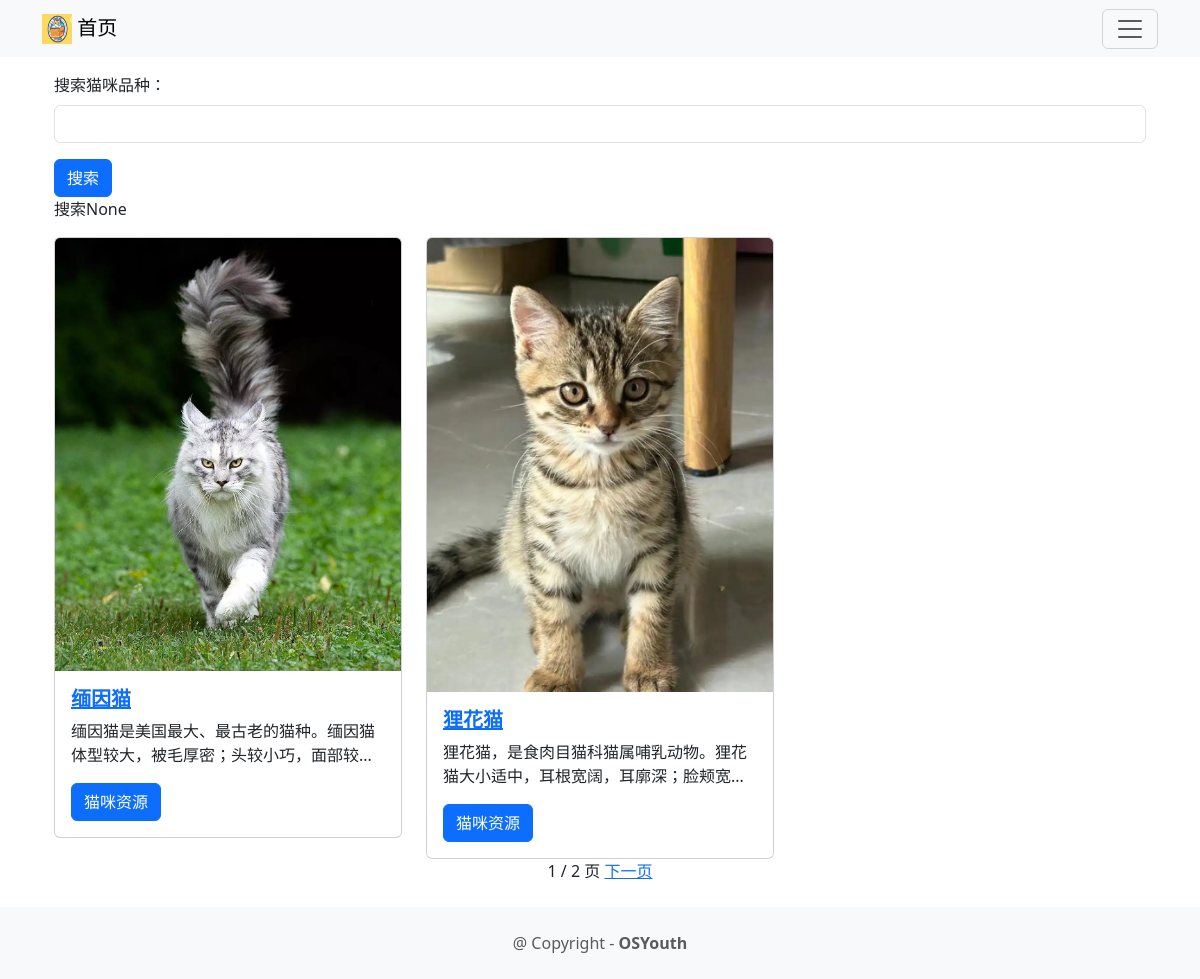
The page /cat/cathome on the database its author committed.
### cat/models.py (models this page shows, shortened)
class Cat(models.Model):
    image = models.ImageField(upload_to='cat/images/', verbose_name='猫咪照片')
    title=models.CharField(max_length=100,verbose_name='猫咪品种')
    price = models.CharField(max_length=100,null=True, verbose_name='猫咪价格')
    description=models.CharField(max_length=250,verbose_name='猫咪简介')
    url=models.URLField(blank=True,verbose_name='猫猫资源')
    class Meta:
        verbose_name='猫咪'
        verbose_name_plural = verbose_name

### cat/views.py (the view)
# urls.py: path("cathome", views.cathome, name='cathome'),
def cathome(request):
    searchTerm=request.GET.get('searchCat')
    if searchTerm:
        cat_list=Cat.objects.filter(title=searchTerm)
    else:
        cat_list=Cat.objects.all()
    paginator=Paginator(cat_list,2)
    page_number=request.GET.get('page',1)
    cats=paginator.page(page_number)
    return render(request,'cathome.html',{'searchTerm':searchTerm,'cats':cats})

### cat/templates/cathome.html (shortened to what this page needs)
{% extends 'base.html' %}
{% block content %}
<div class="container">
    <form action="">
        <div class="mb-3">
            <label class="form-label">搜索猫咪品种：</label>
            <input type="text" name="searchCat" class="form-control" />
        </div>
        <div class="col-12">
            <button type="submit" class="btn btn-primary" >搜索</button>
        </div>
    </form>
    <p>搜索{{searchTerm}}</p>
    <div class="row row-cols-1 row-cols-md-3 g-4">
        {% for cat in cats %}
        <div v-for="cat in cats" class="col">
        <div class="card">
        <img class="card-img-top" src="{{cat.image.url}}" />
        <div class="card-body">
        <a href="{% url 'catdetail' cat.id %}">
        <h5 class="card-title fw-bold">{{cat.title}}</h5>
        </a>
        <p class="card-text">{{cat.description|truncatechars:40}}</p>
        {% if cat.url %}
        <a href="{{cat.url}}" class="btn btn-primary">猫咪资源</a>
        {% endif %}
        </div>
        </div>
        </div>
        {% endfor %}
    </div>
</div>
<div class="d-flex justify-content-center align-items-center">
    {% include "pagination.html" with page=cats %}
</div>
{% endblock content %}

### rows shown on the page
Cat: image (picture), title "缅因猫", description "缅因猫是美国最大、最古老的猫种。缅因猫体型较大，被毛厚密；头较小巧，面部较..."
Cat: image (picture), title "狸花猫", description "狸花猫，是食肉目猫科猫属哺乳动物。狸花猫大小适中，耳根宽阔，耳廓深；脸颊宽..."

### other values the page prints
{{ searchTerm }} "None"
{{ page.number }} "1"
{{ page.paginator.num_pages }} "2"
